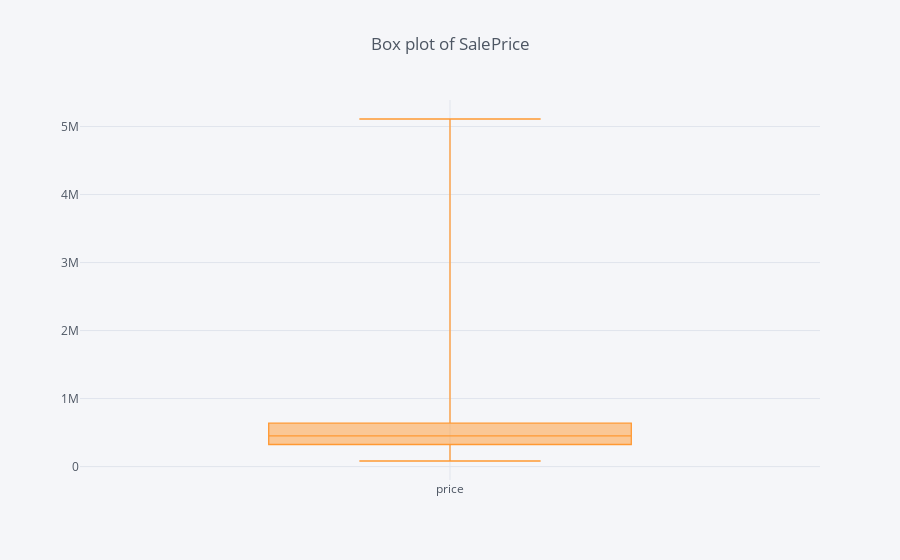

Notebook code for this chart:
### Markdown cell above
## Box-Plot

O codigo abaixo desenha um box-plot para analise de dados

### Code cell
df['price'].iplot(kind='box', title='Box plot of SalePrice')

### Figure 1 — Plotly figure (JSON) as saved in the notebook; plotly's stock layout.template omitted (floating-point values rounded to 4 significant figures; data arrays with more than 128 entries replaced by an {"elided": "..."} marker saying what was removed)
{"data": [{"boxpoints": false, "line": {"width": 1.3}, "marker": {"color": "rgba(255, 153, 51, 1.0)"}, "name": "price", "orientation": "v", "type": "box", "uid": "ba3a61d3-424b-40d5-85e5-7957b423811d", "y": {"elided": "1001 int values"}}], "layout": {"legend": {"bgcolor": "#F5F6F9", "font": {"color": "#4D5663"}}, "paper_bgcolor": "#F5F6F9", "plot_bgcolor": "#F5F6F9", "title": {"font": {"color": "#4D5663"}, "text": "Box plot of SalePrice"}, "xaxis": {"gridcolor": "#E1E5ED", "showgrid": true, "tickfont": {"color": "#4D5663"}, "title": {"font": {"color": "#4D5663"}, "text": ""}, "zerolinecolor": "#E1E5ED"}, "yaxis": {"gridcolor": "#E1E5ED", "showgrid": true, "tickfont": {"color": "#4D5663"}, "title": {"font": {"color": "#4D5663"}, "text": ""}, "zerolinecolor": "#E1E5ED"}}}
